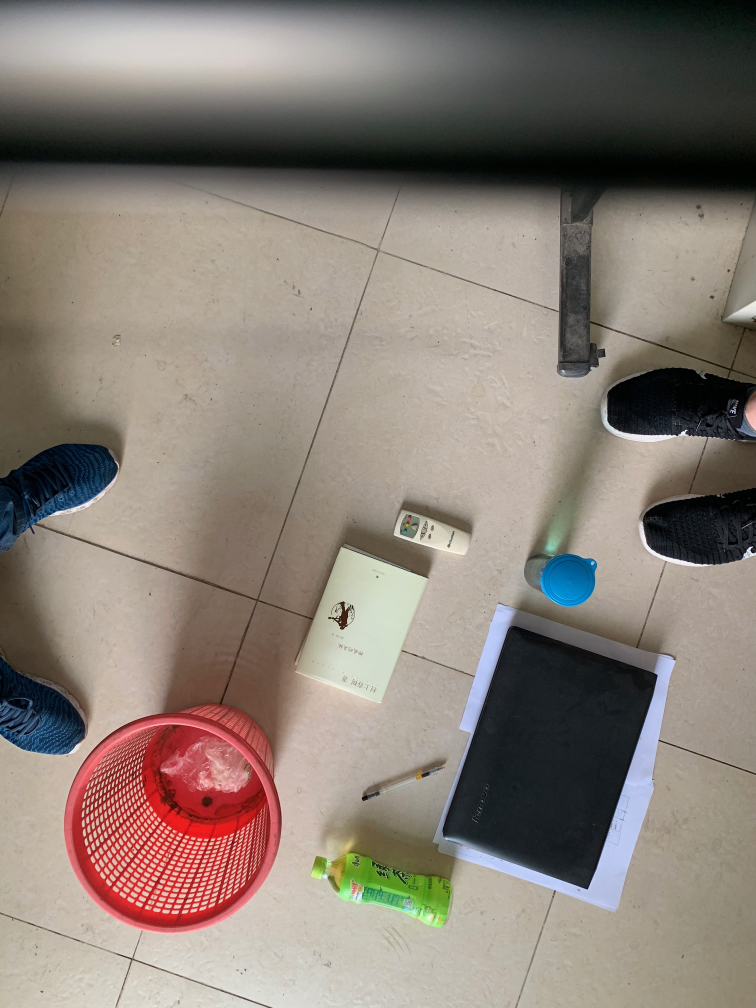
#> input picture figures/0.jpeg, 3024 x 4032 px (shown at 1/4 size)
$ jupyter execute --allow-errors Temp_idea.ipynb
#> lines starting #> are read from the running program, lines starting #| are printed output that depends on the picture; long printed decimals are rounded
### image_utils.py
import cv2 as cv
import numpy as np
import time
import matplotlib.pyplot as plt


# [52 lines left out: function create_images, not called in this run]

def angle_cal(img_base, img_rotate, mode = "SURF", show_all_results = False):
    start = time.time()
    if mode == "SIFT":
        # Sift Create and calculate
        sift = cv.xfeatures2d.SIFT_create()
        # Kp is key points
        # des is feature descriptor
        # len(des) = len(Kp) * 128
        kp1, des1 = sift.detectAndCompute(img_base, None)
        kp2, des2 = sift.detectAndCompute(img_rotate, None)

        bf = cv.BFMatcher(cv.NORM_L2, crossCheck=True)
    elif mode == "ORB":
        orb = cv.ORB_create()

        kp1, des1 = orb.detectAndCompute(img_base, None)
        kp2, des2 = orb.detectAndCompute(img_rotate, None)

        # create BFMatcher object
        bf = cv.BFMatcher(cv.NORM_HAMMING, crossCheck=True)
    else:
        surf = cv.xfeatures2d.SURF_create()
        kp1, des1 = surf.detectAndCompute(img_base, None)
        kp2, des2 = surf.detectAndCompute(img_rotate, None)

        # create BFMatcher object
        bf = cv.BFMatcher(cv.NORM_L2, crossCheck=True)
    matches = bf.match(des1, des2)
    matches = sorted(matches, key=lambda x: x.distance)
    # Cal the Orientation
    rotate_angle = []
    key_point = 25
    # Show the debug file
    if False:
        img = cv.drawMatches(img_base, kp1, img_rotate, kp2, matches[:key_point], None, flags=2)
        cv.imwrite("results/mathing.png", img)
        cv.imshow('match', img), cv.waitKey(), cv.destroyWindow('match')
    for i in range(key_point):
        num = i
        img_index1 = matches[num].queryIdx
        img_index2 = matches[num].trainIdx
        rotate_angle.append(kp1[img_index1].angle - kp2[img_index2].angle)

    end_time = time.time() - start

    # Change the local
    rotate_angle = np.array(rotate_angle)
    rotate_angle = (360 * (rotate_angle < 0) + rotate_angle)
    rotate_angle = np.abs((rotate_angle > 180) * 360 - rotate_angle)
    # Mean result
    mean = np.mean(rotate_angle)
    # Median calculation for the filter the noise
    median =np.median(rotate_angle)
    print("Before " + str(median))
    limit = 1
    median_index = (rotate_angle > max(median - limit, 0)) & (rotate_angle < median + limit)
    median_index = np.array(median_index + 0)
    median = np.mean(rotate_angle[np.nonzero(median_index)])
    print("After " + str(median))

    if show_all_results:
        print("Final result: ")
        print(rotate_angle)
        plot_result_bar(range(len(rotate_angle)), rotate_angle, mean)

    return median, mean, end_time


def plot_result_bar(name_result, result, base_value = None):
    """
    This function is ploting the SIFT, SURF, ORB results bar.
    """
    plt.figure(figsize=(12.8, 9.6))
    plt.bar(name_result, result, width=0.25)
    if base_value is not None:
        plt.plot(name_result, len(name_result) * [base_value], 'r--', linewidth=0.5)
    plt.title("Result in angle " + str(base_value))
    for x, y in zip(name_result, result):
        plt.text(x, y, '%.2f' % y, ha='center', va='bottom')
    plt.show()
    #plt.savefig("results/" + str(base_value) + ".png")

# [42 lines left out: functions plot_result, plot_double_result, plot_hist, not called in this run]

### Temp_idea.ipynb
[cell 1]
import cv2 as cv
import numpy as np
import matplotlib.pyplot as plt

from image_utils import angle_cal, create_images

np.set_printoptions(suppress=True)

img_base = cv.imread('figures/0.jpeg')
#> img_base is the input picture: shape (4032, 3024, 3); mean B, G, R 118.1, 126.7, 137.1
img_rotate = cv.imread('figures/2.jpeg')
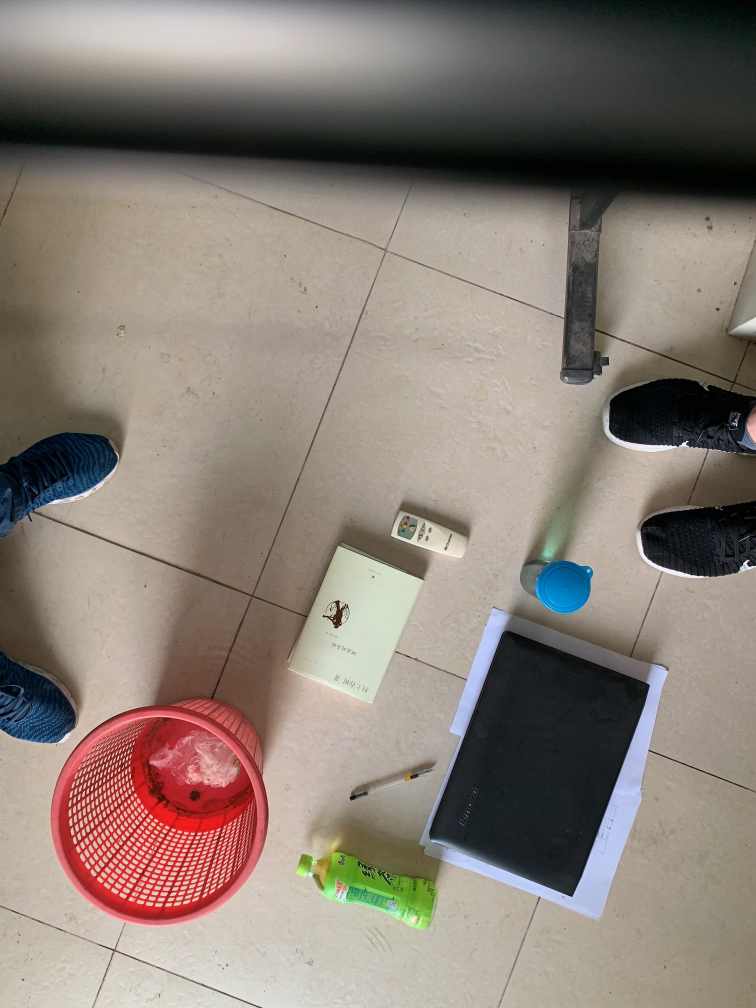
#> input picture figures/2.jpeg, 3024 x 4032 px (shown at 1/4 size)
#> img_rotate is the input picture: shape (4032, 3024, 3); mean B, G, R 118.2, 126.9, 137.4
img_base = cv.cvtColor(img_base, cv.COLOR_BGR2GRAY)
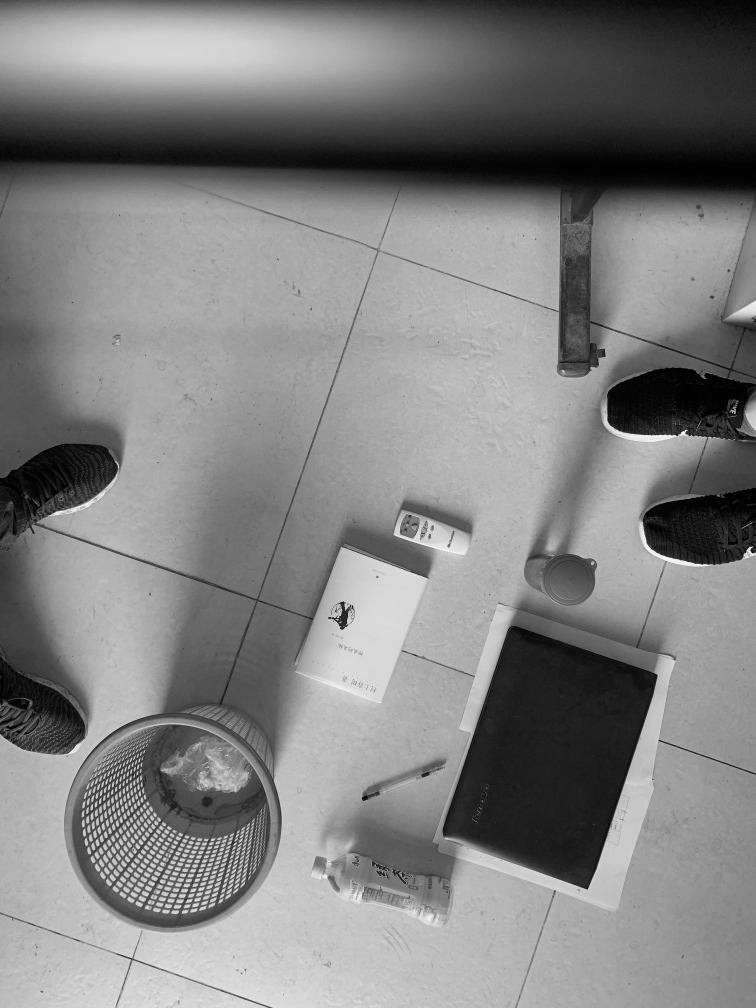
#> img_base: shape (4032, 3024) (shown at 1/4 size); min 0, max 253, mean 128.9
img_rotate = cv.cvtColor(img_rotate, cv.COLOR_BGR2GRAY)
#> img_rotate: shape (4032, 3024)
print(img_base.shape)
#| (4032, 3024)
plt.figure()
plt.subplot(2,1,1), plt.imshow(img_base, "Greys_r")
plt.subplot(2,1,2), plt.imshow(img_rotate, "Greys_r")
plt.show()
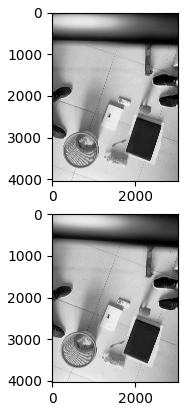
#> figure drawn by matplotlib, 2 panels

print("The Original shape is ")
print(img_base.shape)
#| (4032, 3024)

w, h = img_base.shape[0:2]
#> w = 4032; h = 3024
print(w)
#| 4032
print(h)
#| 3024

img_base = cv.resize(img_base, (int(h/5), int(w/5)))
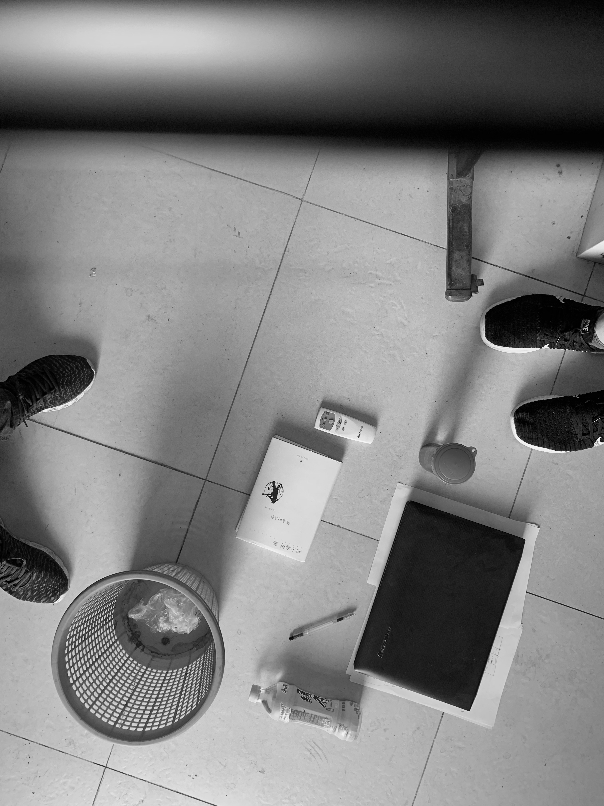
#> img_base: shape (806, 604); min 0, max 247, mean 128.7
img_rotate = cv.resize(img_rotate, (int(h/5), int(w/5)))
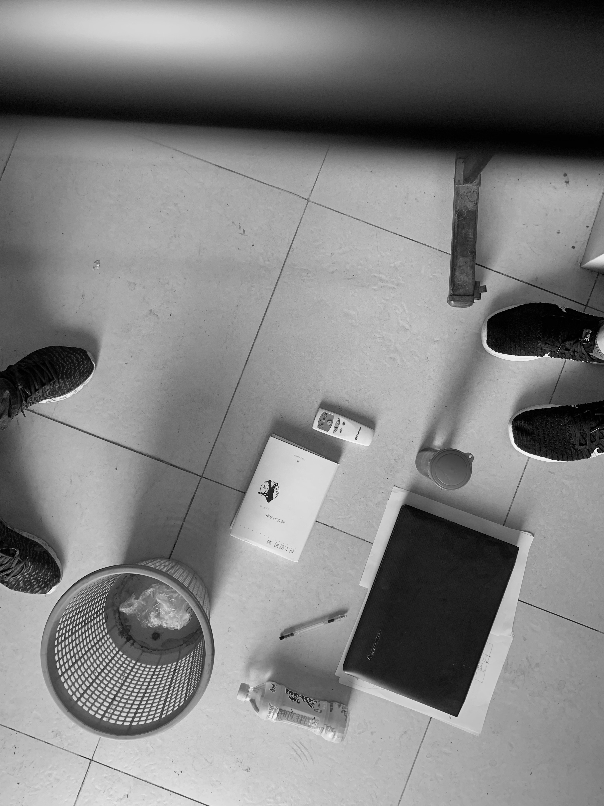
#> img_rotate: shape (806, 604); min 0, max 248, mean 128.9

print("The image shape is ")
print(img_base.shape)
#| (806, 604)
plt.figure()
plt.subplot(2,1,1), plt.imshow(img_base, "Greys_r")
plt.subplot(2,1,2), plt.imshow(img_rotate, "Greys_r")
plt.show()

[cell 2]
img3 = img_base - img_rotate
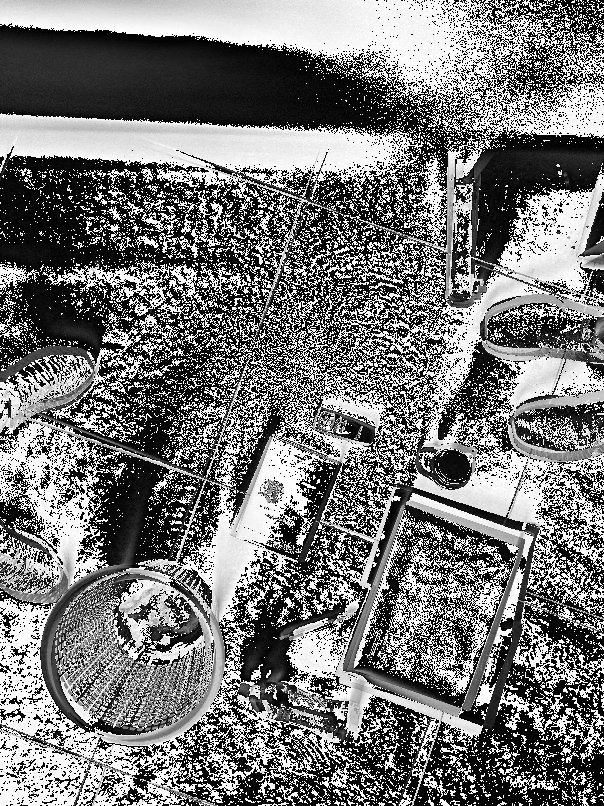
#> img3: shape (806, 604); min 0, max 255, mean 118.7

plt.figure()
plt.imshow(img3, "Greys_r")
plt.show()

img4 = cv.medianBlur(img3, ksize = 7)
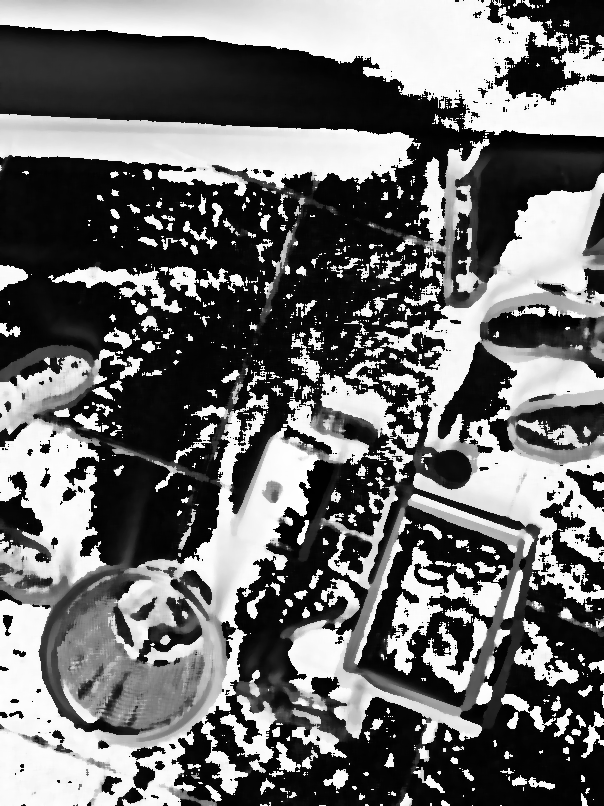
#> img4: shape (806, 604); min 0, max 255, mean 108.4
plt.figure()
plt.imshow(img4, "Greys_r")
plt.show()

[cell 3]
np.set_printoptions(suppress=True)
#> (the rest of this cell did not finish here and is left out)

#> in angle_cal, `kp1, des1 = sift.detectAndCompute(img_base, None)`: kp1 = 1020 keypoints; strongest (x, y, size): (598, 439, 1.9), (274, 482, 1.9), (601, 441, 1.9), (546, 346, 2.4)
#> in angle_cal, `kp2, des2 = sift.detectAndCompute(img_rotate, None)`: kp2 = 1029 keypoints; strongest (x, y, size): (595, 450, 2), (546, 355, 2.2), (430, 605, 106.2), (269, 496, 6.4)
#> in angle_cal, `matches = bf.match(des1, des2)`: matches = 538 matches
#> the loop in angle_cal, `for i in range(key_point):` made 25 passes
#> (img_index1, img_index2) on passes 1 to 12: (861, 883), (877, 898), (963, 973), (753, 781), (74, 75), (104, 89), (862, 891), (672, 708), (685, 715), (941, 955), (872, 899), (881, 906)
#> after the loop in angle_cal, `for i in range(key_point):`: rotate_angle = 25 values, max -0.53 at index 17, min -2.99 at index 4, mean -1.71
#> in angle_cal, `rotate_angle = (360 * (rotate_angle < 0) + rotate_angle)`: rotate_angle = 25 values, max 359.5 at index 17, min 357 at index 4, mean 358.3
#> in angle_cal, `rotate_angle = np.abs((rotate_angle > 180) * 360 - rotate_angle)`: rotate_angle = 25 values, max 2.99 at index 4, min 0.53 at index 17, mean 1.71
#> in angle_cal, `mean = np.mean(rotate_angle)`: mean = 1.71
#> in angle_cal, `median =np.median(rotate_angle)`: median = 1.88
#| Before 1.879
#> in angle_cal, `median_index = np.array(median_index + 0)`: median_index = 25 values, max 1 at index 0, min 0 at index 4, mean 0.84
#> in angle_cal, `median = np.mean(rotate_angle[np.nonzero(median_index)])`: median = 1.81
#| After 1.805
#| [1.351 2.183   1.011 1.167 2.987 1.273
#|  1.879 1.588 2.340 2.269 1.948 1.914
#|  1.242 2.852 2.277 1.317 1.385 0.5297
#|  1.478 2.160 0.5568 1.921 0.7013 2.094
#|  2.261]
#> the loop in plot_result_bar, `for x, y in zip(name_result, result):` made 25 passes
#> y on passes 1 to 12: 1.35, 2.18, 1.01, 1.17, 2.99, 1.27, 1.88, 1.59, 2.34, 2.27, 1.95, 1.91
#> in plot_result_bar, `plt.show()`:
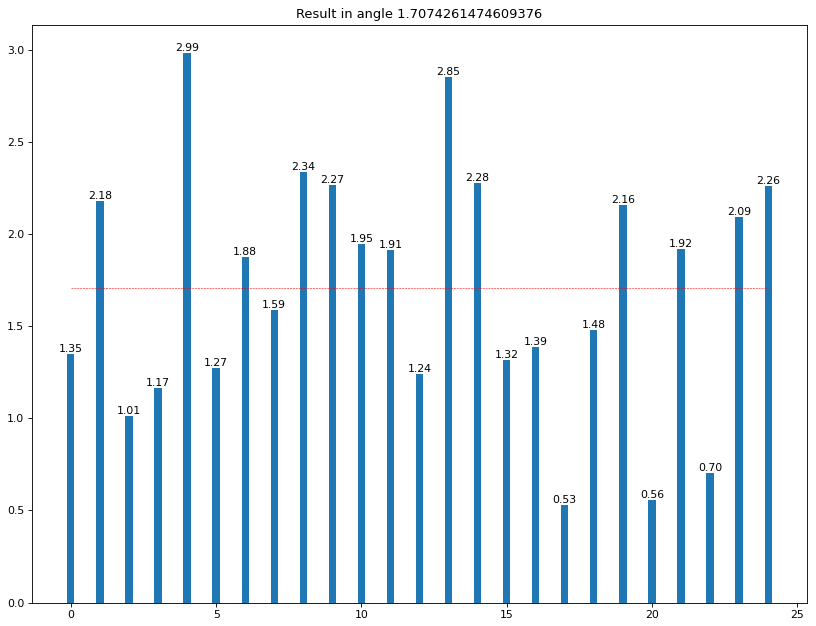
#> figure drawn by matplotlib, 1 panel; tallest bar 2.99 high, from x = 3.88 to 4.12
print("SIFT Result: {0:6.3f} in {1:.3f}".format(mean, time))
mean, time = angle_cal(img_base, img_rotate, "SURF", show_all_results= True)
print("SIFT Result: {0:6.3f} in {1:.3f}".format(mean, time))
mean, time = angle_cal(img_base, img_rotate, "ORB", show_all_results= True)
print("SIFT Result: {0:6.3f} in {1:.3f}".format(mean, time))

[cell 4]
base_file = "figures/10.jpeg"
#> base_file = 'figures/10.jpeg'
rotate_file = "figures/rotate_15.jpg"

#> (the rest of this cell did not finish here and is left out)
